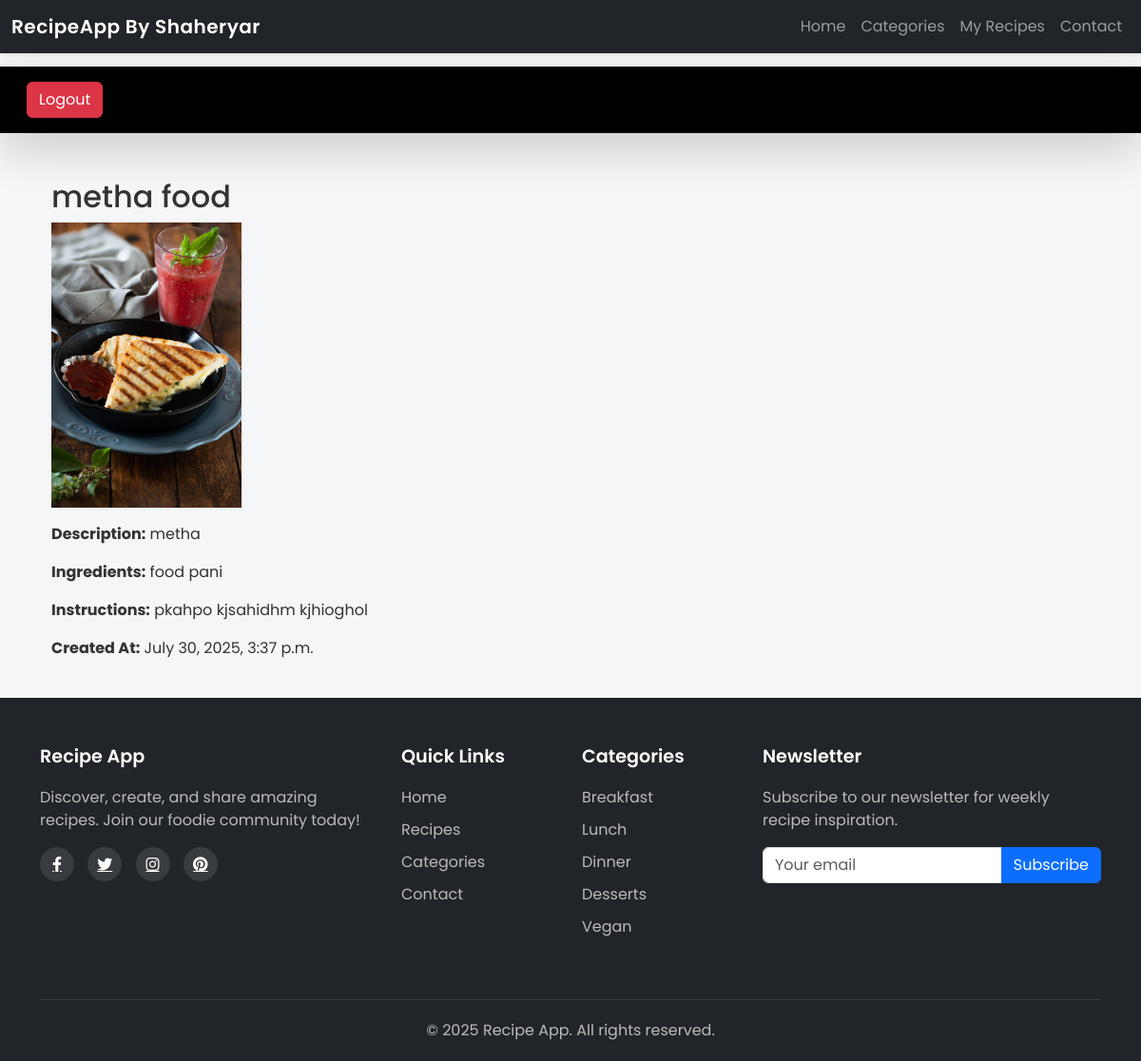
The page /recipes1/recipe/17/ (signed in) on the database as committed earlier.
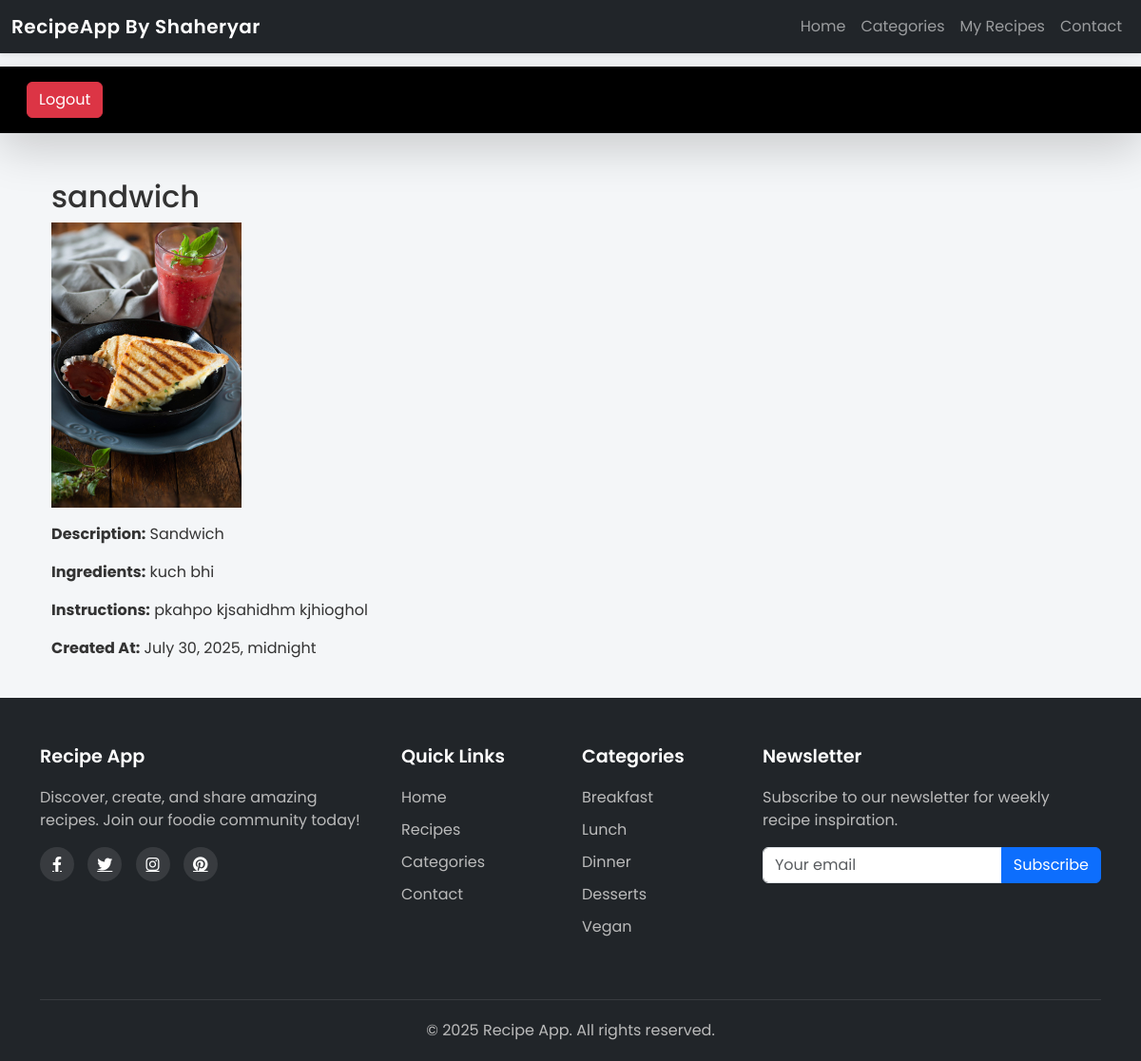
The same page on the database as committed later.
### vege/models.py (models this page shows, shortened)
class Receipe(models.Model):
    MEAL_TYPES = [
        ('breakfast', 'Breakfast'),
        ('lunch', 'Lunch'),
        ('dinner', 'Dinner'),
        ('dessert', 'Dessert'),
        ('snack', 'Snack'),
    ]
    receipe_name = models.CharField(max_length=100)
    receipe_description = models.TextField()
    ingredients = models.TextField()
    instructions = models.TextField()
    created_at = models.DateTimeField(auto_now_add=True)
    receipe_image = models.ImageField(upload_to='receipes/', null=True, blank=True)
    categories = models.ManyToManyField(Category, related_name='recipes', blank=True)
    user = models.ForeignKey(User, on_delete=models.SET_NULL, null=True, blank=True)
    recipe_view_count = models.IntegerField(default=1)
    class Meta:
        ordering = ['-created_at']

### vege/views.py (the view)
# urls.py: path('recipe/<int:id>/', views.recipe_detail, name='recipe_detail'),
@login_required(login_url='vege:login')
def recipe_detail(request, id):
    recipe = get_object_or_404(Receipe, id=id)
    return render(request, 'vege/recipe_detail.html', {'recipe': recipe})

### vege/templates/vege/recipe_detail.html (shortened to what this page needs)
{% extends "vege/base.html" %}
{% block content %}
<div class="container mt-4">
  <h2>{{ recipe.receipe_name }}</h2>
  {% if recipe.receipe_image %}
  <img
    src="{{ recipe.receipe_image.url }}"
    class="img-fluid mb-3"
    style="max-height: 300px; object-fit: cover"
    alt="{{ recipe.receipe_name }}"
  />
  {% endif %}
  <p><strong>Description:</strong> {{ recipe.receipe_description }}</p>
  <p><strong>Ingredients:</strong> {{ recipe.ingredients }}</p>
  <p><strong>Instructions:</strong> {{ recipe.instructions }}</p>
  <p><strong>Created At:</strong> {{ recipe.created_at }}</p>
</div>
{% endblock %}

Rows that differ between the two databases and show on the page:
changed Receipe "pkahpo kjsahidhm kjhioghol": receipe_name "metha food" → "sandwich"; receipe_description "metha" → "Sandwich"; ingredients "food pani" → "kuch bhi"; created_at "July 30, 2025, 3:37 p.m." → "July 30, 2025, midnight"
